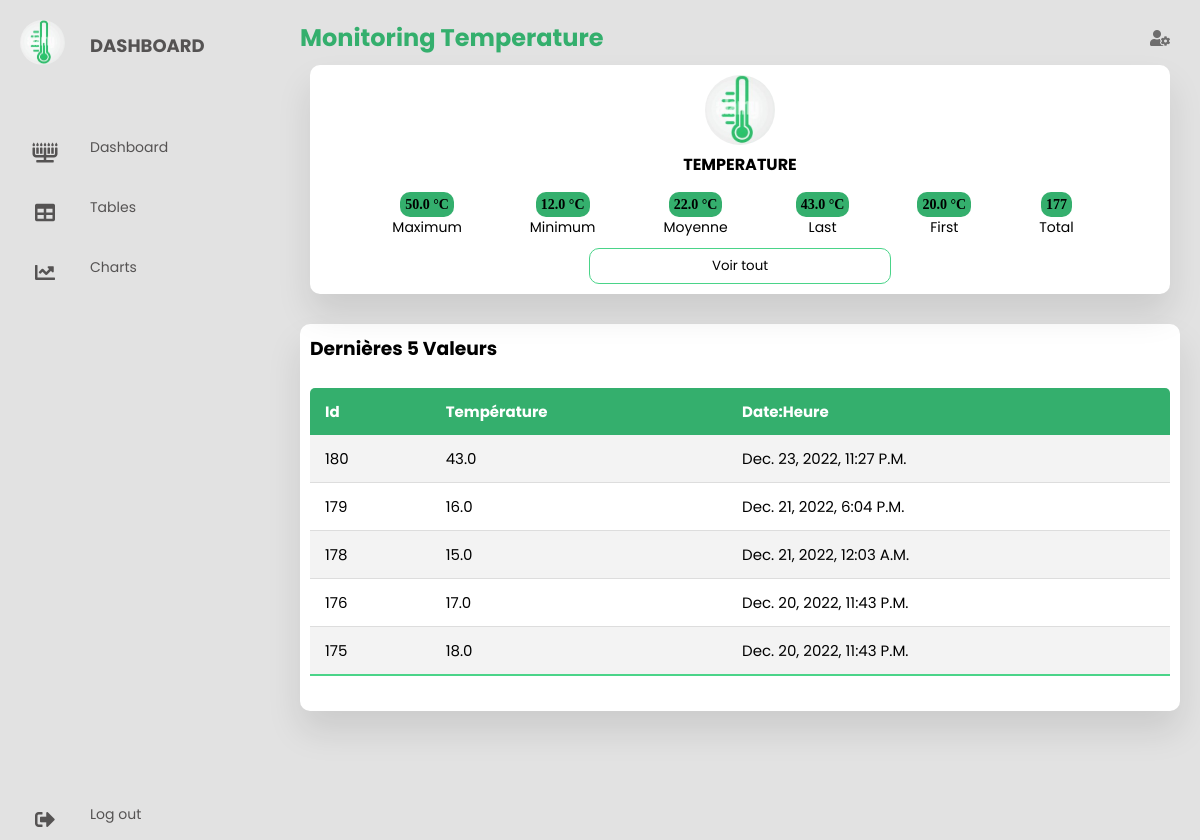
Before: /dash/ with the older database file.
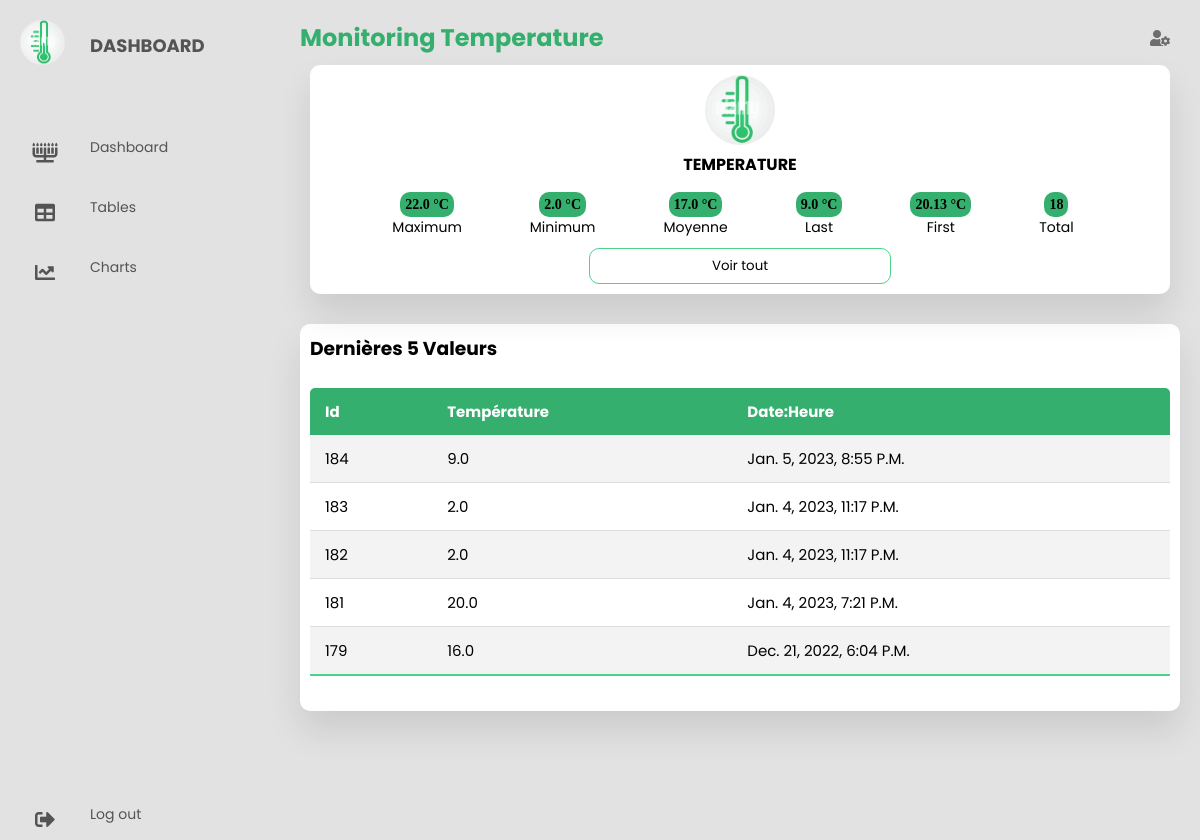
After: the same page with the newer database file.
### appl/models.py (models this page shows)
class dht (models.Model):
    temp= models.FloatField(null=True)
    dt= models.DateTimeField(auto_now_add=True,null=True)
    def __str__(self):return str(self.temp)

### appl/views.py (the view)
# urls.py: path('dash/', views.ind, name='dashboard'),
def ind(request):
    tab=dht.objects.all().order_by('-id')[:5]
    max= dht.objects.all().aggregate(Max('temp'))
    listmax=list(max.items())
    maxt=listmax[0][1]
    print(maxt)
    min=dht.objects.all().aggregate(Min('temp'))
    listmin = list(min.items())
    mint = listmin[0][1]
    avg = dht.objects.all().aggregate(avg=Round(Avg('temp')))
    listavg = list(avg.items())
    avgt = listavg[0][1]
    last = dht.objects.last()
    first = dht.objects.first()
    coun=dht.objects.count()
    print(coun)
    s = {'tab': tab, 'maxt': maxt, 'mint': mint, 'avg': avgt,'last':last,'first':first,'count':coun}
    return render(request, 'ind.html',s)

### appl/Templates/ind.html (shortened to what this page needs)
<!DOCTYPE html>
<html lang="en">
{% load static %}
<head>
  {% load static %}
  <link  rel="stylesheet" href="{% static 'css/cs.css' %}" />
  <link rel="stylesheet" href="https://cdnjs.cloudflare.com/ajax/libs/font-awesome/5.15.4/css/all.min.css"/>
</head>
<body>
  <div class="container">
    <nav>
      <ul>
        <li><a href="/dash" class="logo">
          <img src="{% static 'img/icon.jpg'%}">
          <span class="nav-item">Dashboard</span>
        </a></li>
        <li><a href="/dash" aria-controls="home" role="tab" data-toggle="tab">
          <i class="fas fa-menorah"></i>
          <span class="nav-item">Dashboard</span>
        </a></li>
        <li><a href="/data" aria-controls="home" role="tab" data-toggle="tab">
          <i class="fas fa-table"></i>
          <span class="nav-item">Tables</span></a>
        </li>
        <li><a href="/chart">
          <i class="fas fa-chart-line"></i>
          <span class="nav-item">Charts</span>
        </a></li>
        <a href="#" class="logout">
          <i class="fas fa-sign-out-alt"></i>
          <span class="nav-item">Log out</span>
        </a></li>
      </ul>
    </nav>
    <section class="main">
      <div class="main-top">
        <h1 class="h"> Monitoring Temperature</h1>
        <i class="fas fa-user-cog"></i>
      </div>
      <div class="users">
        <div class="card">
          <img src="{% static 'img/icon.jpg'%}">
          <h4>Temperature </h4>
          <div class="per">
            <table>
              <tr>
                  <td><span>{{maxt}} °C</span></td>
                <td><span>{{mint}} °C</span></td>
                  <td><span>{{avg}}  °C</span></td>
                <td><span>{{last}} °C</span></td>
                <td><span>{{first}} °C</span></td>
                <td><span>{{count}}</span></td>
              </tr>
              <tr>
                <td>Maximum</td>
                <td>Minimum</td>
                <td>Moyenne</td>
                <td>Last</td>
                <td>First</td>
                <td>Total</td>
              </tr>
              </table>
          </div>
          <button onclick="window.location.href = '/data';">Voir tout</button>
        </div>
      </div>
      <section class="attendance">
        <div class="attendance-list">
          <h1>Dernières 5 valeurs</h1>
         <table class="table">
                <thead>
                <tr>
                    <th>Id</th>
                    <th>Température</th>
                    <th>Date:Heure</th>
                </tr>
                </thead>
                <tbody>
                {% for i in tab %}
                <tr>
                    <td>{{i.id}}</td>
                    <td>{{i.temp}}</td>
                    <td>{{i.dt}}</td>
                    {%endfor%}
                </tr>
                </tbody>
            </table>
        </div>
      </section>
    </section>
  </div>
</body>
</html>

Changed rows visible on the page:
removed dht: temp "43.0", id "180", dt "Dec. 23, 2022, 11:27 P.m."
removed dht: temp "20.0"
no longer on this page (row unchanged): dht: id "178", temp "15.0", dt "Dec. 21, 2022, 12:03 A.m."
no longer on this page (row unchanged): dht: id "176", temp "17.0", dt "Dec. 20, 2022, 11:43 P.m."
no longer on this page (row unchanged): dht: id "175", temp "18.0", dt "Dec. 20, 2022, 11:43 P.m."
added dht: temp "9.0", id "184", dt "Jan. 5, 2023, 8:55 P.m."
now on this page (row unchanged): dht: temp "20.13"
added dht: id "183", temp "2.0", dt "Jan. 4, 2023, 11:17 P.m."
added dht: id "182", temp "2.0", dt "Jan. 4, 2023, 11:17 P.m."
added dht: id "181", temp "20.0", dt "Jan. 4, 2023, 7:21 P.m."
Other visible differences:
{{ maxt }}: "50.0" → "22.0"
{{ mint }}: "12.0" → "2.0"
{{ avg }}: "22.0" → "17.0"
{{ count }}: "177" → "18"
